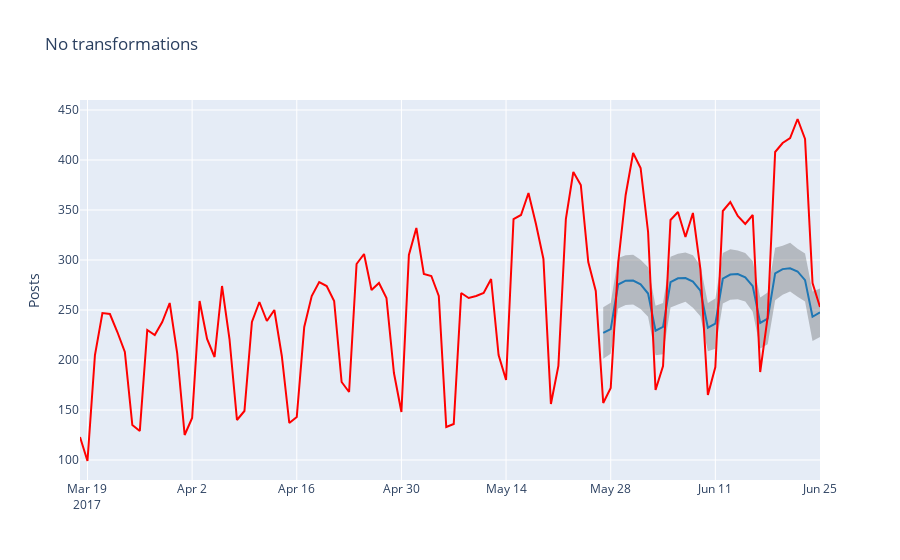
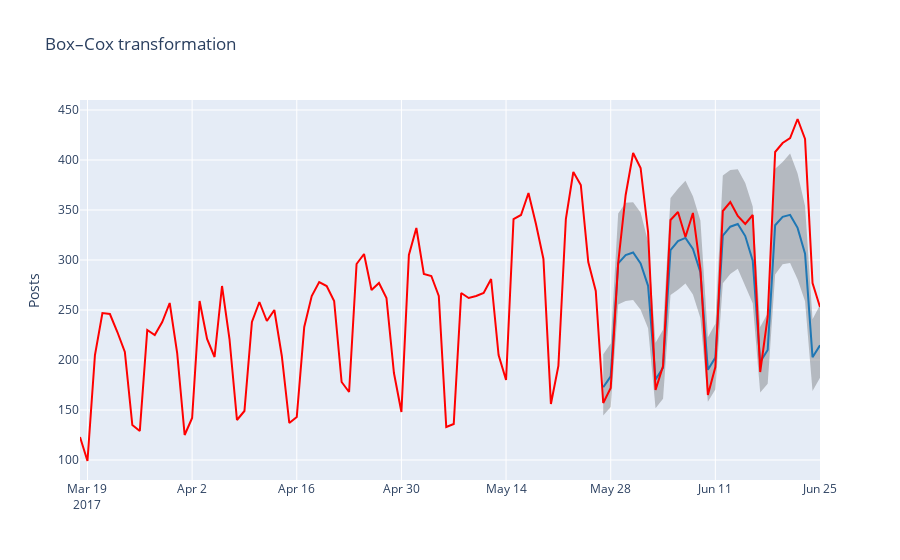

Notebook cell for these charts, in order:
### Markdown cell above
So, we can definitely state an increase in the quality of the model.

Finally, let’s plot our previous performance with the latest results side-by-side. Note that we use `prediction_size` for the third parameter in order to zoom in on the interval being predicted:

### Code cell
show_forecast(cmp_df, prediction_size, 100, "No transformations")
show_forecast(cmp_df2, prediction_size, 100, "Box–Cox transformation")
